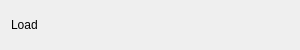
<?xml version="1.0" encoding="UTF-8"?>
<ui version="4.0">
 <class>VesuvioLoad</class>
 <widget class="QWidget" name="VesuvioLoad">
  <property name="geometry">
   <rect>
    <x>0</x>
    <y>0</y>
    <width>300</width>
    <height>50</height>
   </rect>
  </property>
  <property name="windowTitle">
   <string>Form</string>
  </property>
  <layout class="QHBoxLayout" name="horizontalLayout">
   <item>
    <layout class="QVBoxLayout" name="loMain">
     <item>
      <widget class="QLabel" name="label">
       <property name="text">
        <string>Load</string>
       </property>
      </widget>
     </item>
    </layout>
   </item>
  </layout>
 </widget>
 <resources/>
 <connections/>
</ui>
